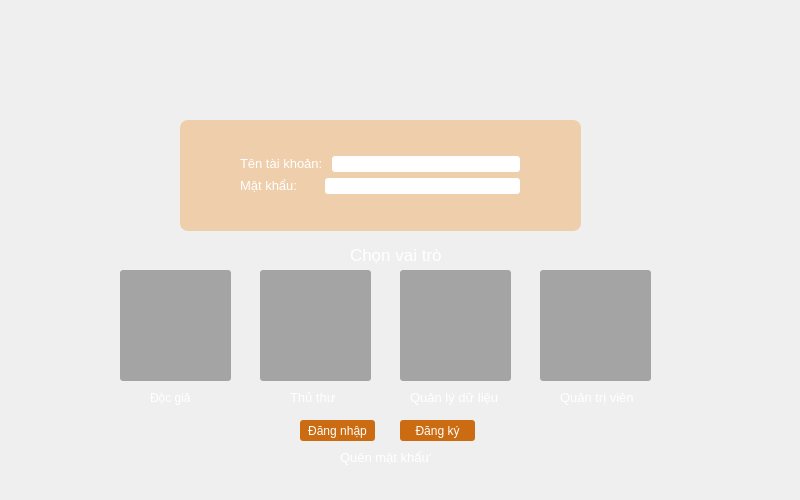
<?xml version="1.0" encoding="UTF-8"?>
<ui version="4.0">
 <class>LIBPRO</class>
 <widget class="QMainWindow" name="LIBPRO">
  <property name="geometry">
   <rect>
    <x>0</x>
    <y>0</y>
    <width>800</width>
    <height>500</height>
   </rect>
  </property>
  <property name="sizePolicy">
   <sizepolicy hsizetype="Fixed" vsizetype="Fixed">
    <horstretch>0</horstretch>
    <verstretch>0</verstretch>
   </sizepolicy>
  </property>
  <property name="minimumSize">
   <size>
    <width>800</width>
    <height>500</height>
   </size>
  </property>
  <property name="maximumSize">
   <size>
    <width>800</width>
    <height>500</height>
   </size>
  </property>
  <property name="windowTitle">
   <string>LIBPRO</string>
  </property>
  <property name="windowIcon">
   <iconset resource="LIBPRO.qrc">
    <normaloff>:/icon/Resources/icon/window-icon.png</normaloff>:/icon/Resources/icon/window-icon.png</iconset>
  </property>
  <property name="layoutDirection">
   <enum>Qt::LeftToRight</enum>
  </property>
  <property name="autoFillBackground">
   <bool>false</bool>
  </property>
  <property name="styleSheet">
   <string notr="true">#centralWidget{
box-shadow: 10px 10px 5px #888888;
border-image: url(:/appscreen/Resources/appscreen/login-background.png);
}
#userForm
{
background: rgba(237, 133, 23, 80);
border-radius: 8px;
}
QPushButton
{
color: white;
background-color: #cc6c12;
border-radius: 3px;
}
QLineEdit{
border-radius: 3px;
}
QLabel{
font: 10pt &quot;Calibri&quot;;
}

</string>
  </property>
  <property name="iconSize">
   <size>
    <width>24</width>
    <height>24</height>
   </size>
  </property>
  <widget class="QWidget" name="centralWidget">
   <property name="styleSheet">
    <string notr="true"/>
   </property>
   <widget class="QLabel" name="loginLogo">
    <property name="geometry">
     <rect>
      <x>300</x>
      <y>60</y>
      <width>201</width>
      <height>41</height>
     </rect>
    </property>
    <property name="sizePolicy">
     <sizepolicy hsizetype="Preferred" vsizetype="Preferred">
      <horstretch>0</horstretch>
      <verstretch>0</verstretch>
     </sizepolicy>
    </property>
    <property name="minimumSize">
     <size>
      <width>50</width>
      <height>40</height>
     </size>
    </property>
    <property name="maximumSize">
     <size>
      <width>700</width>
      <height>100</height>
     </size>
    </property>
    <property name="text">
     <string/>
    </property>
    <property name="pixmap">
     <pixmap resource="LIBPRO.qrc">:/icon/Resources/icon/LIBPRO-icon.png</pixmap>
    </property>
    <property name="scaledContents">
     <bool>true</bool>
    </property>
   </widget>
   <widget class="QPushButton" name="loginButton">
    <property name="geometry">
     <rect>
      <x>300</x>
      <y>420</y>
      <width>75</width>
      <height>21</height>
     </rect>
    </property>
    <property name="styleSheet">
     <string notr="true"/>
    </property>
    <property name="text">
     <string>Đăng nhập</string>
    </property>
   </widget>
   <widget class="QPushButton" name="signUpButton">
    <property name="geometry">
     <rect>
      <x>400</x>
      <y>420</y>
      <width>75</width>
      <height>21</height>
     </rect>
    </property>
    <property name="styleSheet">
     <string notr="true"/>
    </property>
    <property name="text">
     <string>Đăng ký</string>
    </property>
   </widget>
   <widget class="QLabel" name="label">
    <property name="geometry">
     <rect>
      <x>340</x>
      <y>450</y>
      <width>91</width>
      <height>16</height>
     </rect>
    </property>
    <property name="text">
     <string>&lt;html&gt;&lt;head/&gt;&lt;body&gt;&lt;p&gt;&lt;span style=&quot; font-size:10pt; color:#ffffff;&quot;&gt;Quên mật khẩu?&lt;/span&gt;&lt;/p&gt;&lt;/body&gt;&lt;/html&gt;</string>
    </property>
   </widget>
   <widget class="QLabel" name="roleLabel">
    <property name="geometry">
     <rect>
      <x>350</x>
      <y>240</y>
      <width>91</width>
      <height>31</height>
     </rect>
    </property>
    <property name="styleSheet">
     <string notr="true">#roleLabel{
font:75 12pt &quot;Calibri&quot;;
}</string>
    </property>
    <property name="text">
     <string>&lt;html&gt;&lt;head/&gt;&lt;body&gt;&lt;p&gt;&lt;span style=&quot; font-size:13pt; color:#ffffff;&quot;&gt;Chọn vai trò:&lt;/span&gt;&lt;/p&gt;&lt;/body&gt;&lt;/html&gt;</string>
    </property>
   </widget>
   <widget class="QPushButton" name="readerAccess">
    <property name="geometry">
     <rect>
      <x>120</x>
      <y>270</y>
      <width>111</width>
      <height>111</height>
     </rect>
    </property>
    <property name="sizePolicy">
     <sizepolicy hsizetype="Fixed" vsizetype="Fixed">
      <horstretch>0</horstretch>
      <verstretch>0</verstretch>
     </sizepolicy>
    </property>
    <property name="styleSheet">
     <string notr="true">#readerAccess{
background: rgba(0,0,0,80);
border-image: url(:/icon/Resources/icon/reader.png);
}
#readerAccess:hover{
background: rgba(255,255,255,80);
}
</string>
    </property>
    <property name="text">
     <string/>
    </property>
   </widget>
   <widget class="QPushButton" name="librarianAccess">
    <property name="geometry">
     <rect>
      <x>260</x>
      <y>270</y>
      <width>111</width>
      <height>111</height>
     </rect>
    </property>
    <property name="styleSheet">
     <string notr="true">#librarianAccess{
background: rgba(0,0,0,80);
	border-image: url(:/icon/Resources/icon/librarian.png);
}
#librarianAccess:hover{
background: rgba(255,255,255,80);
}</string>
    </property>
    <property name="text">
     <string/>
    </property>
   </widget>
   <widget class="QPushButton" name="dataProcessorAccess">
    <property name="geometry">
     <rect>
      <x>400</x>
      <y>270</y>
      <width>111</width>
      <height>111</height>
     </rect>
    </property>
    <property name="sizePolicy">
     <sizepolicy hsizetype="Fixed" vsizetype="Fixed">
      <horstretch>0</horstretch>
      <verstretch>0</verstretch>
     </sizepolicy>
    </property>
    <property name="styleSheet">
     <string notr="true">#dataProcessorAccess{
background: rgba(0,0,0,80);
	border-image: url(:/icon/Resources/icon/dataProcessor.png);
}
#dataProcessorAccess:hover{
background: rgba(255,255,255,80);
}</string>
    </property>
    <property name="text">
     <string/>
    </property>
   </widget>
   <widget class="QPushButton" name="administratorAccess">
    <property name="geometry">
     <rect>
      <x>540</x>
      <y>270</y>
      <width>111</width>
      <height>111</height>
     </rect>
    </property>
    <property name="sizePolicy">
     <sizepolicy hsizetype="Fixed" vsizetype="Fixed">
      <horstretch>0</horstretch>
      <verstretch>0</verstretch>
     </sizepolicy>
    </property>
    <property name="styleSheet">
     <string notr="true">#administratorAccess{
background: rgba(0,0,0,80);
	border-image: url(:/icon/Resources/icon/administrator.png);
}
#administratorAccess:hover{
background: rgba(255,255,255,80);
}</string>
    </property>
    <property name="text">
     <string/>
    </property>
   </widget>
   <widget class="QLabel" name="readerLabel">
    <property name="geometry">
     <rect>
      <x>150</x>
      <y>390</y>
      <width>61</width>
      <height>16</height>
     </rect>
    </property>
    <property name="styleSheet">
     <string notr="true"/>
    </property>
    <property name="text">
     <string>&lt;html&gt;&lt;head/&gt;&lt;body&gt;&lt;p&gt;&lt;span style=&quot; color:#ffffff;&quot;&gt;Độc giả&lt;/span&gt;&lt;/p&gt;&lt;/body&gt;&lt;/html&gt;</string>
    </property>
   </widget>
   <widget class="QLabel" name="administratorLabel">
    <property name="geometry">
     <rect>
      <x>560</x>
      <y>390</y>
      <width>81</width>
      <height>16</height>
     </rect>
    </property>
    <property name="text">
     <string>&lt;html&gt;&lt;head/&gt;&lt;body&gt;&lt;p&gt;&lt;span style=&quot; font-size:10pt; color:#ffffff;&quot;&gt;Quản trị viên&lt;/span&gt;&lt;/p&gt;&lt;/body&gt;&lt;/html&gt;</string>
    </property>
   </widget>
   <widget class="QLabel" name="databaseLabel">
    <property name="geometry">
     <rect>
      <x>410</x>
      <y>390</y>
      <width>91</width>
      <height>16</height>
     </rect>
    </property>
    <property name="text">
     <string>&lt;html&gt;&lt;head/&gt;&lt;body&gt;&lt;p&gt;&lt;span style=&quot; font-size:10pt; color:#ffffff;&quot;&gt;Quản lý dữ liệu&lt;/span&gt;&lt;/p&gt;&lt;/body&gt;&lt;/html&gt;</string>
    </property>
   </widget>
   <widget class="QLabel" name="librarianLabel">
    <property name="geometry">
     <rect>
      <x>290</x>
      <y>390</y>
      <width>51</width>
      <height>16</height>
     </rect>
    </property>
    <property name="text">
     <string>&lt;html&gt;&lt;head/&gt;&lt;body&gt;&lt;p&gt;&lt;span style=&quot; font-size:10pt; color:#ffffff;&quot;&gt;Thủ thư&lt;/span&gt;&lt;/p&gt;&lt;/body&gt;&lt;/html&gt;</string>
    </property>
   </widget>
   <widget class="QWidget" name="userForm" native="true">
    <property name="geometry">
     <rect>
      <x>180</x>
      <y>120</y>
      <width>401</width>
      <height>111</height>
     </rect>
    </property>
    <layout class="QVBoxLayout" name="verticalLayout">
     <property name="leftMargin">
      <number>10</number>
     </property>
     <item>
      <layout class="QHBoxLayout" name="horizontalLayout">
       <property name="leftMargin">
        <number>50</number>
       </property>
       <property name="topMargin">
        <number>25</number>
       </property>
       <property name="rightMargin">
        <number>50</number>
       </property>
       <item>
        <widget class="QLabel" name="userNameLabel">
         <property name="styleSheet">
          <string notr="true"/>
         </property>
         <property name="text">
          <string>&lt;html&gt;&lt;head/&gt;&lt;body&gt;&lt;p&gt;&lt;span style=&quot; font-size:10pt; color:#ffffff;&quot;&gt;Tên tài khoản: &lt;/span&gt;&lt;/p&gt;&lt;/body&gt;&lt;/html&gt;</string>
         </property>
        </widget>
       </item>
       <item>
        <widget class="QLineEdit" name="userNameLineEdit">
         <property name="sizePolicy">
          <sizepolicy hsizetype="Expanding" vsizetype="Fixed">
           <horstretch>0</horstretch>
           <verstretch>0</verstretch>
          </sizepolicy>
         </property>
         <property name="minimumSize">
          <size>
           <width>5</width>
           <height>0</height>
          </size>
         </property>
        </widget>
       </item>
      </layout>
     </item>
     <item>
      <layout class="QHBoxLayout" name="horizontalLayout_2">
       <property name="leftMargin">
        <number>50</number>
       </property>
       <property name="rightMargin">
        <number>50</number>
       </property>
       <property name="bottomMargin">
        <number>25</number>
       </property>
       <item>
        <widget class="QLabel" name="passwordLabel">
         <property name="text">
          <string>&lt;html&gt;&lt;head/&gt;&lt;body&gt;&lt;p&gt;&lt;span style=&quot; font-size:10pt; color:#ffffff;&quot;&gt;Mật khẩu: &lt;/span&gt;&lt;/p&gt;&lt;/body&gt;&lt;/html&gt;</string>
         </property>
        </widget>
       </item>
       <item>
        <widget class="QLineEdit" name="passwordLineEdit">
         <property name="sizePolicy">
          <sizepolicy hsizetype="Fixed" vsizetype="Fixed">
           <horstretch>0</horstretch>
           <verstretch>0</verstretch>
          </sizepolicy>
         </property>
         <property name="minimumSize">
          <size>
           <width>195</width>
           <height>0</height>
          </size>
         </property>
         <property name="echoMode">
          <enum>QLineEdit::Password</enum>
         </property>
        </widget>
       </item>
      </layout>
     </item>
    </layout>
   </widget>
  </widget>
 </widget>
 <layoutdefault spacing="6" margin="11"/>
 <resources>
  <include location="LIBPRO.qrc"/>
 </resources>
 <connections/>
</ui>
